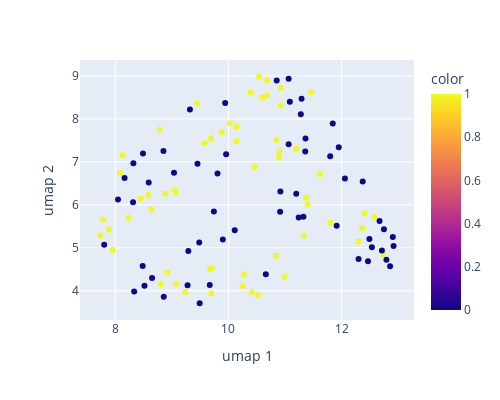

The code cell stored with this chart in its notebook:
### Code cell
# dimensionality reduction and visualization using UMAP

um = umap.UMAP()
embedded_data_2d = um.fit_transform(embedded_data['embedding'].tolist())

color_map = {
    '0' : 'purple',
    '1' : 'yellow'
}

fig = px.scatter(x = embedded_data_2d[:, 0], y = embedded_data_2d[:, 1], color = labels['Response'], color_discrete_map = color_map, width = 500, height = 400)
fig.update_layout(xaxis_title = 'umap 1', yaxis_title = 'umap 2')

fig.show()
# requires Kaleido installation
fig.write_image("../figures/GSE910_embeddings_umap.png")

### Figure 1 — Plotly figure (JSON) as saved in the notebook; plotly's stock layout.template omitted (floating-point values rounded to 4 significant figures)
{"data": [{"hovertemplate": "x=%{x}<br>y=%{y}<br>color=%{marker.color}<extra></extra>", "legendgroup": "", "marker": {"color": [1, 0, 0, 0, 0, 0, 0, 0, 0, 1, 1, 1, 1, 0, 1, 1, 0, 0, 1, 0, 1, 1, 0, 0, 0, 0, 1, 1, 1, 0, 0, 0, 1, 1, 1, 0, 0, 0, 0, 0, 1, 0, 0, 0, 1, 0, 0, 0, 1, 0, 0, 0, 0, 0, 0, 1, 0, 0, 0, 0, 1, 0, 0, 0, 0, 0, 1, 0, 1, 0, 0, 0, 0, 0, 0, 1, 0, 0, 0, 0, 0, 1, 0, 1, 1, 1, 1, 1, 1, 1, 1, 1, 1, 1, 1, 1, 1, 1, 1, 1, 1, 1, 1, 1, 1, 1, 1, 1, 1, 1, 1, 1, 1, 1, 1, 1], "coloraxis": "coloraxis", "symbol": "circle"}, "mode": "markers", "name": "", "orientation": "v", "showlegend": false, "type": "scatter", "x": [9.295, 9.291, 9.483, 10.11, 9.901, 12.91, 9.67, 8.313, 11.24, 10.25, 7.737, 9.708, 9.073, 8.59, 8.446, 9.238, 11.29, 11.06, 9.692, 10.91, 8.585, 8.803, 12.06, 9.807, 8.515, 8.333, 12.58, 11.46, 10.27, 9.742, 9.037, 9.959, 10.52, 9.047, 10.14, 12.37, 8.851, 11.09, 9.491, 8.489, 12.73, 11.33, 10.66, 11.28, 10.84, 12.79, 10.92, 12.47, 8.089, 12.3, 12.54, 8.318, 12.71, 9.277, 12.75, 8.921, 11.91, 8.856, 8.483, 8.649, 10.68, 11.36, 9.319, 11.36, 11.06, 11.2, 10.85, 12.86, 11.2, 11.84, 9.452, 12.67, 9.942, 8.047, 11.95, 10.54, 7.803, 11.8, 12.92, 12.49, 10.85, 11.37, 8.164, 9.447, 10.93, 9.579, 11.4, 8.64, 10.14, 8.13, 7.954, 10.41, 11.62, 11.33, 10.68, 8.237, 11.0, 10.6, 10.39, 11.8, 10.02, 8.787, 8.886, 10.93, 10.89, 10.46, 7.782, 9.674, 7.886, 12.36, 10.9, 12.3, 9.881, 12.41, 9.07, 9.696], "xaxis": "x", "y": [4.925, 4.926, 5.122, 5.407, 5.192, 5.248, 4.134, 6.058, 5.706, 4.112, 5.283, 4.524, 4.161, 6.519, 6.141, 3.97, 8.467, 8.933, 7.546, 5.84, 6.228, 4.148, 6.611, 6.726, 4.115, 3.983, 5.711, 8.62, 4.385, 5.846, 6.747, 7.176, 3.897, 6.347, 7.818, 6.54, 7.25, 8.4, 3.709, 7.193, 4.847, 5.722, 4.382, 8.104, 4.816, 4.722, 6.309, 4.688, 6.742, 4.742, 5.014, 6.968, 4.936, 4.131, 5.432, 4.425, 5.512, 3.859, 4.576, 4.298, 8.551, 7.541, 8.216, 7.241, 7.407, 6.256, 7.506, 4.569, 7.303, 7.892, 6.958, 5.624, 8.368, 6.122, 7.341, 8.98, 5.072, 7.128, 5.04, 5.204, 8.891, 6.167, 6.621, 8.36, 8.715, 7.433, 6.011, 5.889, 7.479, 7.151, 4.95, 3.968, 6.709, 5.284, 8.891, 5.697, 4.318, 8.489, 8.616, 5.584, 7.898, 7.755, 6.257, 8.315, 7.103, 6.881, 5.657, 4.513, 5.424, 5.458, 7.24, 5.141, 7.686, 5.798, 6.284, 3.94], "yaxis": "y"}], "layout": {"coloraxis": {"colorbar": {"title": {"text": "color"}}, "colorscale": [[0, "#0d0887"], [0.1111, "#46039f"], [0.2222, "#7201a8"], [0.3333, "#9c179e"], [0.4444, "#bd3786"], [0.5556, "#d8576b"], [0.6667, "#ed7953"], [0.7778, "#fb9f3a"], [0.8889, "#fdca26"], [1, "#f0f921"]]}, "height": 400, "legend": {"tracegroupgap": 0}, "margin": {"t": 60}, "width": 500, "xaxis": {"anchor": "y", "domain": [0, 1], "title": {"text": "umap 1"}}, "yaxis": {"anchor": "x", "domain": [0, 1], "title": {"text": "umap 2"}}}}
